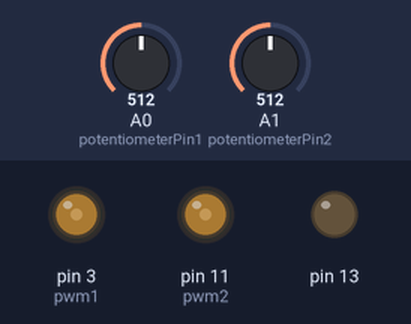
Recording of a sketch running on a simulated Arduino Uno, built with avr-gcc and run on an emulated ATmega328P. On the bench: output pins drawn as LEDs (lit = HIGH). The test bench sets the inputs (shaded band); at power-on: A0 (potentiometerPin1) = 512, A1 (potentiometerPin2) = 512.

Above: at 6.4 s.
6.5 s: A0 (potentiometerPin1) set to 306
At 7.4 s:
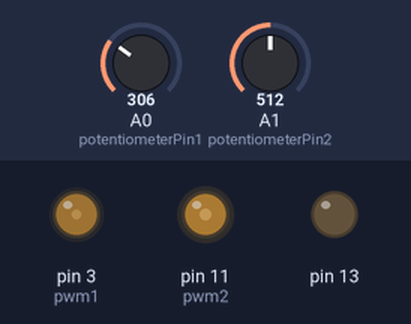
8.0 s: A1 (potentiometerPin2) set to 306
At 8.5 s:
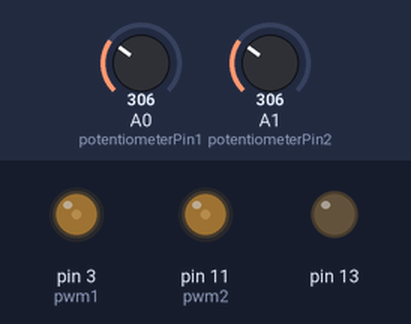
9.5 s: A0 (potentiometerPin1) set to 511
At 10.7 s:
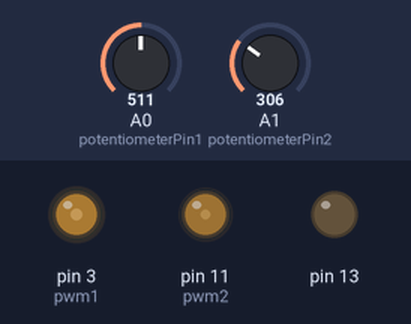
11.0 s: A1 (potentiometerPin2) set to 1023
At 11.9 s:
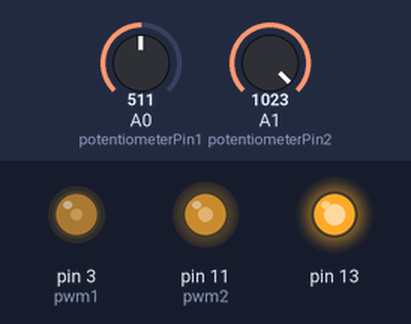
12.5 s: A0 (potentiometerPin1) set to 122
At 13.1 s:
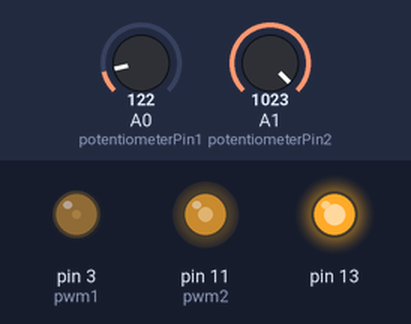
14.0 s: A0 (potentiometerPin1) set to 1023
At 15.4 s:
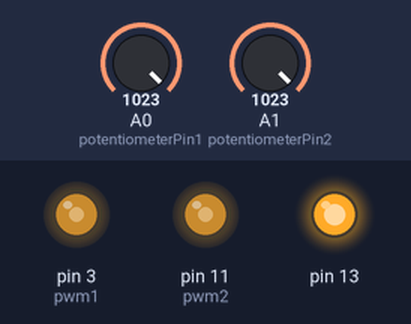
Timing chart, 0 to 16.5 s (numbered marks = the images above; inputs shaded):
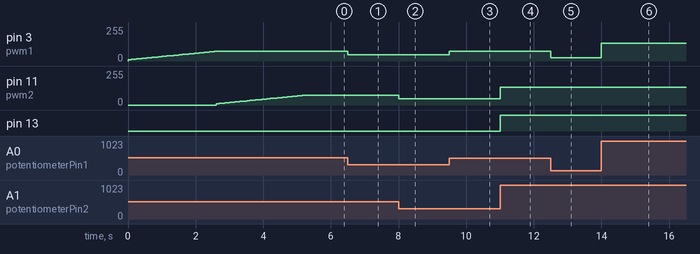

The sketch:

Arduino-PWM.ino
```cpp
/*
Conectica:
  Potentiometre: Analog Pin 0  , Analog Pin 1
  PWM - Digital pin 3 , Digital pin 11

*/
//min 337
//max 69
int pwm1 = 3;           // pwm pin 3 Digital
int pwm2 = 11;           // pwm pin 11 Digital

const int potentiometerPin1 = A0;  // Analog input pin that the potentiometer is attached to
int potValue1 = 0;        // value read from the pot
int outputValue1 = 0;        // value output to the PWM (analog out)

const int potentiometerPin2 = A1;  // Analog input pin that the potentiometer is attached to
int potValue2 = 0;        // value read from the pot
int outputValue2 = 0;        // value output to the PWM (analog out)


// Set pin 9's PWM frequency to 3906 Hz (31250/8 = 3906)
// Note that the base frequency for pins 3, 9, 10, and 11 is 31250 Hz

// the setup routine runs once when you press reset:
void setup()  {
  Serial.begin(9600);
  // Set pin 9's PWM frequency to 208 Hz (31250/256 = 122 Hz)
  setPwmFrequency(pwm1, 128);
  // Set pin 10's PWM frequency to 208 Hz (31250/256 = 122 Hz)
  setPwmFrequency(pwm2, 128);
  // declare pin 9 to be an output:
  pinMode(pwm1, OUTPUT);
  pinMode(pwm2, OUTPUT);
  //led
  pinMode(13, OUTPUT);

  //sistem reglare pwm 1
  potValue1 =  analogRead(potentiometerPin1);
  int i = 0;
  if(potValue1 > 10){
    do{
      // map it to the range of the analog out:
      outputValue1 = map(i, 0, 1023, 10, 135);
      // change the analog out value for pwm1:
      analogWrite(pwm1, outputValue1);

      i = i + 10;
      delay(50);
    }while(i < potValue1);
  }
  //sistem reclare pwm2
  potValue2 =  analogRead(potentiometerPin2);
  int x = 0;
  if(potValue2 > 10){
    do{
      // map it to the range of the analog out:
      outputValue2 = map(x, 0, 1023, 10, 135);
      // change the analog out value for pwm1:
      analogWrite(pwm2, outputValue2);

      x = x + 10;
      delay(50);
    }while(x < potValue2);
  }


}

// the loop routine runs over and over again forever:
void loop()  {
  potValue1 =  analogRead(potentiometerPin1);
  // map it to the range of the analog out:
  outputValue1 = map(potValue1, 0, 1023, 10, 135);
  // change the analog out value for pwm1:
  analogWrite(pwm1, outputValue1);

  potValue2 =  analogRead(potentiometerPin2);
  // map it to the range of the analog out:
  outputValue2 = map(potValue2, 0, 1023, 10, 135);
  // change the analog out value for pwm2:

  analogWrite(pwm2, outputValue2);


  //Serial.println(outputValue2);
  //daca un potentiometru este la maxim atunci led -ul se aprinde
  if(outputValue2 == 135 || outputValue1 == 135){
    digitalWrite(13, HIGH);
  }else{
    digitalWrite(13, LOW);
  }

  // wait 2 milliseconds before the next loop
  // for the analog-to-digital converter to settle
  // after the last reading:
  delay(2);
}

/**
 * Divides a given PWM pin frequency by a divisor.
 *
 * The resulting frequency is equal to the base frequency divided by
 * the given divisor:
 *   - Base frequencies:
 *      o The base frequency for pins 3, 9, 10, and 11 is 31250 Hz.
 *      o The base frequency for pins 5 and 6 is 62500 Hz.
 *   - Divisors:
 *      o The divisors available on pins 5, 6, 9 and 10 are: 1, 8, 64,
 *        256, and 1024.
 *      o The divisors available on pins 3 and 11 are: 1, 8, 32, 64,
 *        128, 256, and 1024.
 *
 * PWM frequencies are tied together in pairs of pins. If one in a
 * pair is changed, the other is also changed to match:
 *   - Pins 5 and 6 are paired on timer0
 *   - Pins 9 and 10 are paired on timer1
 *   - Pins 3 and 11 are paired on timer2
 *
 * Note that this function will have side effects on anything else
 * that uses timers:
 *   - Changes on pins 3, 5, 6, or 11 may cause the delay() and
 *     millis() functions to stop working. Other timing-related
 *     functions may also be affected.
 *   - Changes on pins 9 or 10 will cause the Servo library to function
 *     incorrectly.
 *
 * Thanks to macegr of the Arduino forums for his documentation of the
 * PWM frequency divisors. His post can be viewed at:
 *   http://www.arduino.cc/cgi-bin/yabb2/YaBB.pl?num=1235060559/0#4
 */
void setPwmFrequency(int pin, int divisor) {
  byte mode;
  if(pin == 5 || pin == 6 || pin == 9 || pin == 10) {
    switch(divisor) {
      case 1: mode = 0x01; break;
      case 8: mode = 0x02; break;
      case 64: mode = 0x03; break;
      case 256: mode = 0x04; break;
      case 1024: mode = 0x05; break;
      default: return;
    }
    if(pin == 5 || pin == 6) {
      TCCR0B = TCCR0B & 0b11111000 | mode;
    } else {
      TCCR1B = TCCR1B & 0b11111000 | mode;
    }
  } else if(pin == 3 || pin == 11) {
    switch(divisor) {
      case 1: mode = 0x01; break;
      case 8: mode = 0x02; break;
      case 32: mode = 0x03; break;
      case 64: mode = 0x04; break;
      case 128: mode = 0x05; break;
      case 256: mode = 0x06; break;
      case 1024: mode = 0x7; break;
      default: return;
    }
    TCCR2B = TCCR2B & 0b11111000 | mode;
  }
}
```

Measured:
- after the input at 6.5 s, pin 3 (pwm1): 72/255 → 47/255 at once
- after the input at 8.0 s, pin 11 (pwm2): 72/255 → 47/255 at once
- after the input at 9.5 s, pin 3 (pwm1): 47/255 → 72/255 at once
- after the input at 11.0 s, pin 11 (pwm2): 47/255 → 135/255 at once; pin 13: LOW → HIGH at once
- after the input at 12.5 s, pin 3 (pwm1): 72/255 → 24/255 at once
- after the input at 14.0 s, pin 3 (pwm1): 24/255 → 135/255 at once
